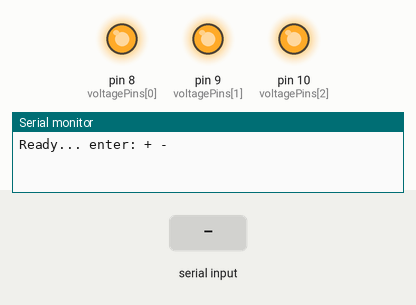
A sketch run on a simulated Arduino Uno, built with avr-gcc and run on an emulated ATmega328P. Shown: output pins drawn as LEDs (lit = HIGH), the last lines printed to the serial monitor. The inputs (shaded band) are chosen by the test bench.

Above: at 1.2 s.
1.3 s: "+\n" received over Serial
At 2.3 s:
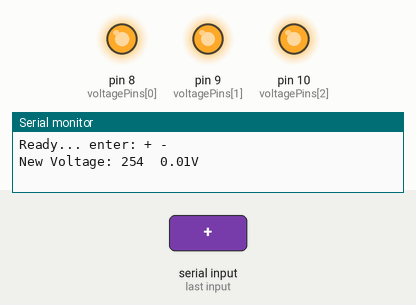
2.8 s: byte 45 ('-') received over Serial
At 3.6 s:
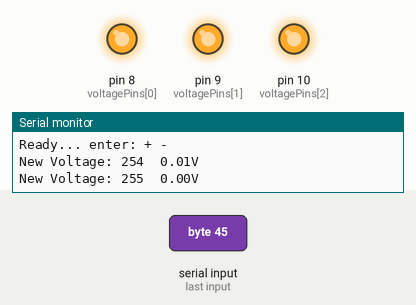
Timing chart, 0 to 5.8 s (numbered marks = the images above; inputs shaded):
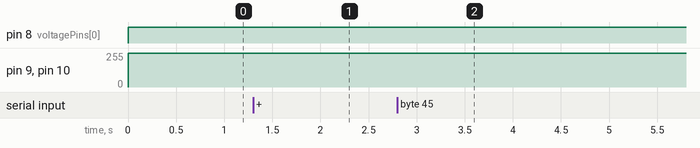

The sketch:

Voltage.ino
```cpp
#define MAX_VOLTAGE 500
#define N 3
int voltagePins[N] = { 8, 9, 10 };
int voltageValue = MAX_VOLTAGE;
byte voltageTargetValue = 0;

void setup()
{
  for(uint8_t i=0; i < N; ++i)
    pinMode(voltagePins[i], OUTPUT);
  Serial.begin(9600);
  Serial.println("Ready... enter: + -");

  voltageTargetValue = map(voltageValue, 0, MAX_VOLTAGE, 0, 255);
}

void checkSerial()
{
  if(Serial.available())
  {
    byte character = (char)Serial.read();
    if(character == '\n')
      return;
    if(character == '\r')
      return;

    if(character == '-')
      voltageValue += 1;
    else if(character == '+')
      voltageValue -= 1;

    if(voltageValue < 0)
      voltageValue = 0;
    else if(voltageValue > MAX_VOLTAGE)
      voltageValue = MAX_VOLTAGE;

    voltageTargetValue = map(voltageValue, 0, MAX_VOLTAGE, 0, 255);

    Serial.print("New Voltage: ");
    Serial.print(voltageTargetValue);
    Serial.print("  ");
    Serial.print((MAX_VOLTAGE/100) - voltageValue/100.f);
    Serial.println("V");
  }
}

void loop()
{
  checkSerial();

  for(uint8_t i = 0; i < N; ++i)
    analogWrite(voltagePins[i], voltageTargetValue);

  delay(30);
}
```

Measured:
- after the input at 1.3 s, pin 9 (voltagePins[1]), pin 10 (voltagePins[2]): 255/255 → 254/255 at once
- after the input at 2.8 s, pin 9 (voltagePins[1]), pin 10 (voltagePins[2]): 254/255 → 255/255 at once
